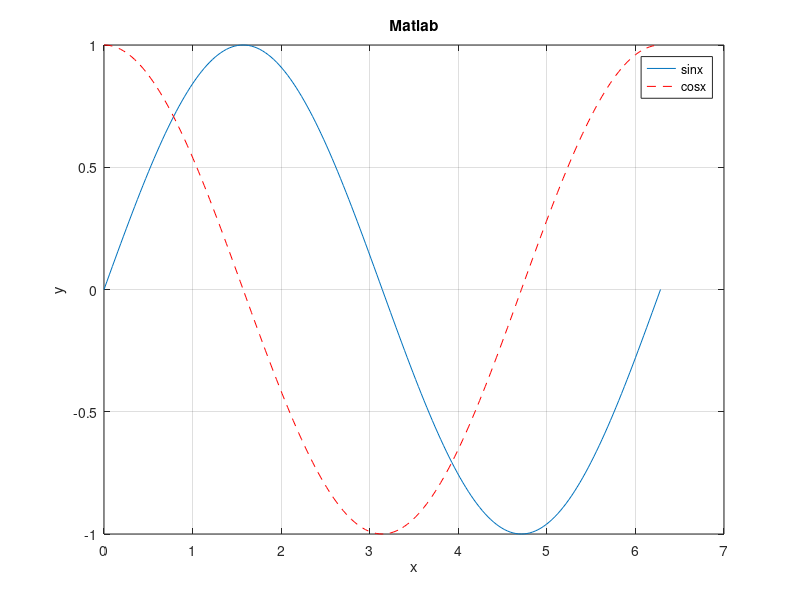

The MATLAB script that drew this image:
figure
x = 0:pi/100:2*pi;
y = sin(x);
plot(x,y)

hold on

y2 = cos(x);
plot(x,y2,'r--')

xlabel('x')
ylabel('y')
title('Matlab')
legend('sinx','cosx')
grid on

